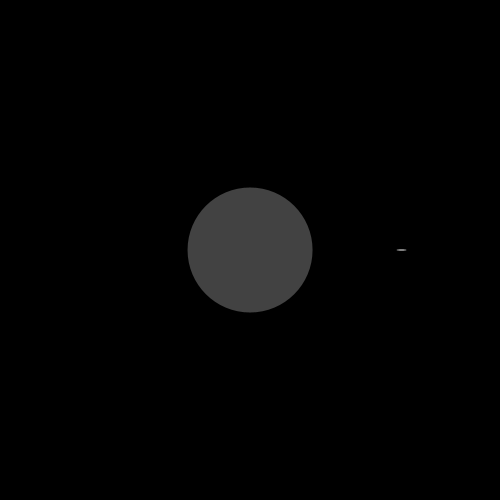
Frame 1 (no input)
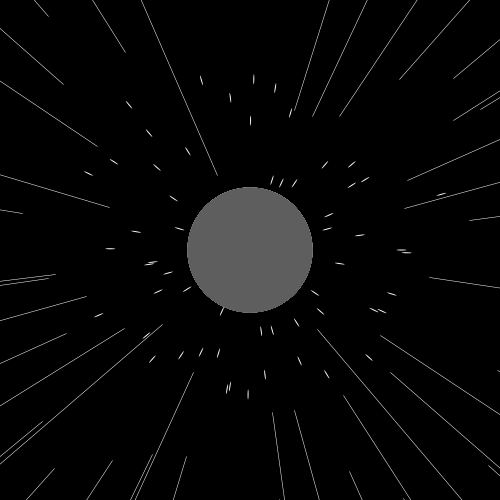
Frame 60 (the mouse pressed at the canvas centre just before this capture)
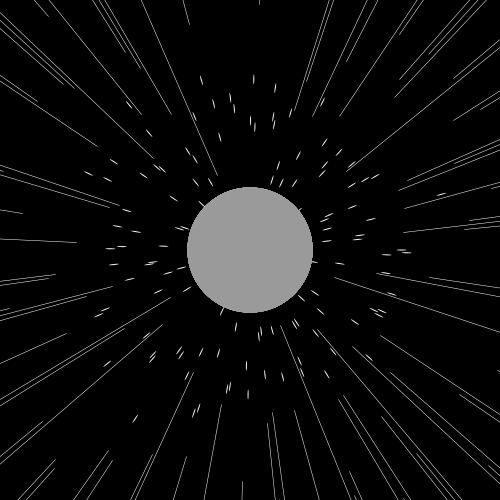
Frame 120 (the mouse held since frame 60 and released just before this capture)

The Processing sketch that drew these frames (run headless with seeded random() and noise(); from frame 60 on, the mouse is pressed at the canvas centre):

// Processing sketch: processing_48742
// ── processing_48742.pde

float r=0;
float d=0;
float ran = random(0, 255);

void setup() {
size(500, 500);
background(0);
smooth();
}

void draw() {
noStroke();
translate(width/2, height/2);
stroke(255);
strokeWeight(0.5);
float n=noise(d)*500;
float m=height;
rotate(r);
line(n, 0, m, 0);
line(n*0.1, 0, m*0.1, 0);
noStroke();
fill(255);
ellipse(n*0.5, 0, 10, 1);
fill(random(0, 255));
ellipse(0.05, 0, height/4, width/4);
r+=1;
d+=n;
}
                
                                                
